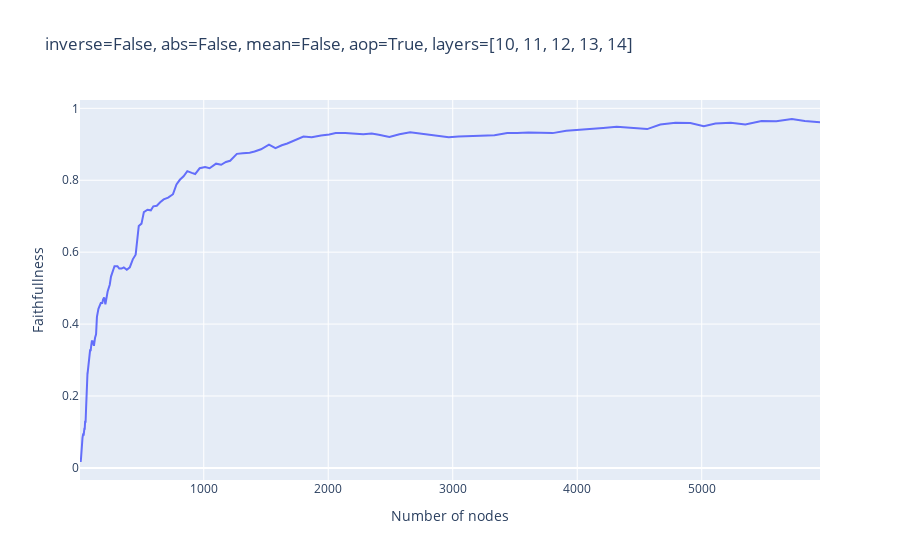

Write notebook code for a chart like this one.
### Code cell
import matplotlib.pyplot as plt
import plotly.express as px

# plt.plot([max(n_nodes_counts) - x for x in n_nodes_counts], ablated_metrics)
# plt.plot(thresholds, ablated_metrics)
# plt.plot(thresholds, ablated_metrics)
# plt.plot(n_nodes_counts, ablated_metrics)
# plt.plot(thresholds, n_nodes_counts)
# plt.xscale("log")
# plt.plot(n_nodes_counts)

# px.line(x=list(range(len(ablated_metrics))), y=ablated_metrics)
# fig = px.line(x=thresholds, y=ablated_metrics)
# fig.update_xaxes(type="log", exponentformat="power")

fig = px.line(x=n_nodes_counts, y=faithfullness, title=f"inverse={inverse}, abs={do_abs}, mean={mean_ablate}, aop={average_over_positions}, layers={layers}")
fig.update_xaxes(title="Number of nodes")
fig.update_yaxes(title="Faithfullness")

fig

### Figure 1 — Plotly figure (JSON) as saved in the notebook; plotly's stock layout.template omitted (floating-point values rounded to 4 significant figures; data arrays with more than 128 entries replaced by an {"elided": "..."} marker saying what was removed)
{"data": [{"hovertemplate": "x=%{x}<br>y=%{y}<extra></extra>", "legendgroup": "", "line": {"color": "#636efa", "dash": "solid"}, "marker": {"symbol": "circle"}, "mode": "lines", "name": "", "orientation": "v", "showlegend": false, "type": "scatter", "x": {"elided": "150 int values"}, "xaxis": "x", "y": {"elided": "150 float values"}, "yaxis": "y"}], "layout": {"legend": {"tracegroupgap": 0}, "title": {"text": "inverse=False, abs=False, mean=False, aop=True, layers=[10, 11, 12, 13, 14]"}, "xaxis": {"anchor": "y", "domain": [0, 1], "title": {"text": "Number of nodes"}}, "yaxis": {"anchor": "x", "domain": [0, 1], "title": {"text": "Faithfullness"}}}}
